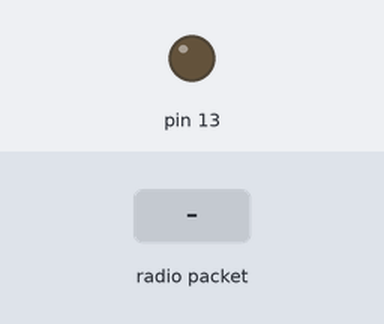
The sketch below on a simulated Arduino Uno, built with avr-gcc and run on an emulated ATmega328P. Shown: output pins drawn as LEDs (lit = HIGH). The inputs (shaded band) are chosen by the test bench. No radio packets arrive unless stated; what the sketch prints to the serial monitor is not drawn.

Above: at 1.2 s.
1.3 s: radio packet "I" arrives
At 2.4 s:
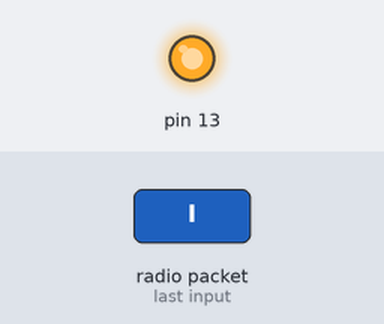
2.8 s: radio packet "J" arrives
At 3.6 s:
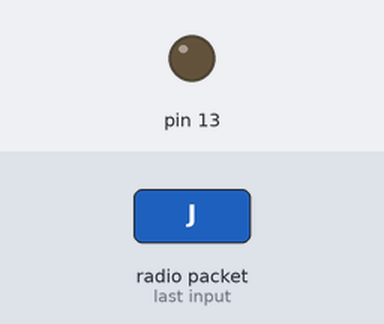
Timing chart, 0 to 5.8 s (numbered marks = the images above; inputs shaded):
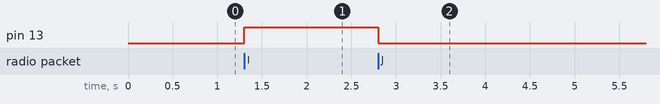

Measured:
- after the input at 1.3 s, pin 13: LOW → HIGH at once
- after the input at 2.8 s, pin 13: HIGH → LOW at once

The sketch:

Tema2_EjBT1_RadioHead_esclavo_pag11.ino
```cpp
#include <RH_ASK.h>
#include <SPI.h>
#define MAX_MSG_LEN 59

RH_ASK receptor = RH_ASK(2000, 11, 12, 10, false);

void setup() {
  Serial.begin(9600);
  pinMode(13, OUTPUT);
  if (receptor.init()) Serial.println("Extremo RX. Init OK");
}

void loop() {
  uint8_t msg[MAX_MSG_LEN];
  uint8_t len = sizeof(msg);

  if (receptor.recv(msg, &len)) {
    char accion = msg[0];
    if (accion=='I'){
      digitalWrite(13,HIGH);
    }else if (accion=='J'){
      digitalWrite(13,LOW);
    }
  }
}
```
